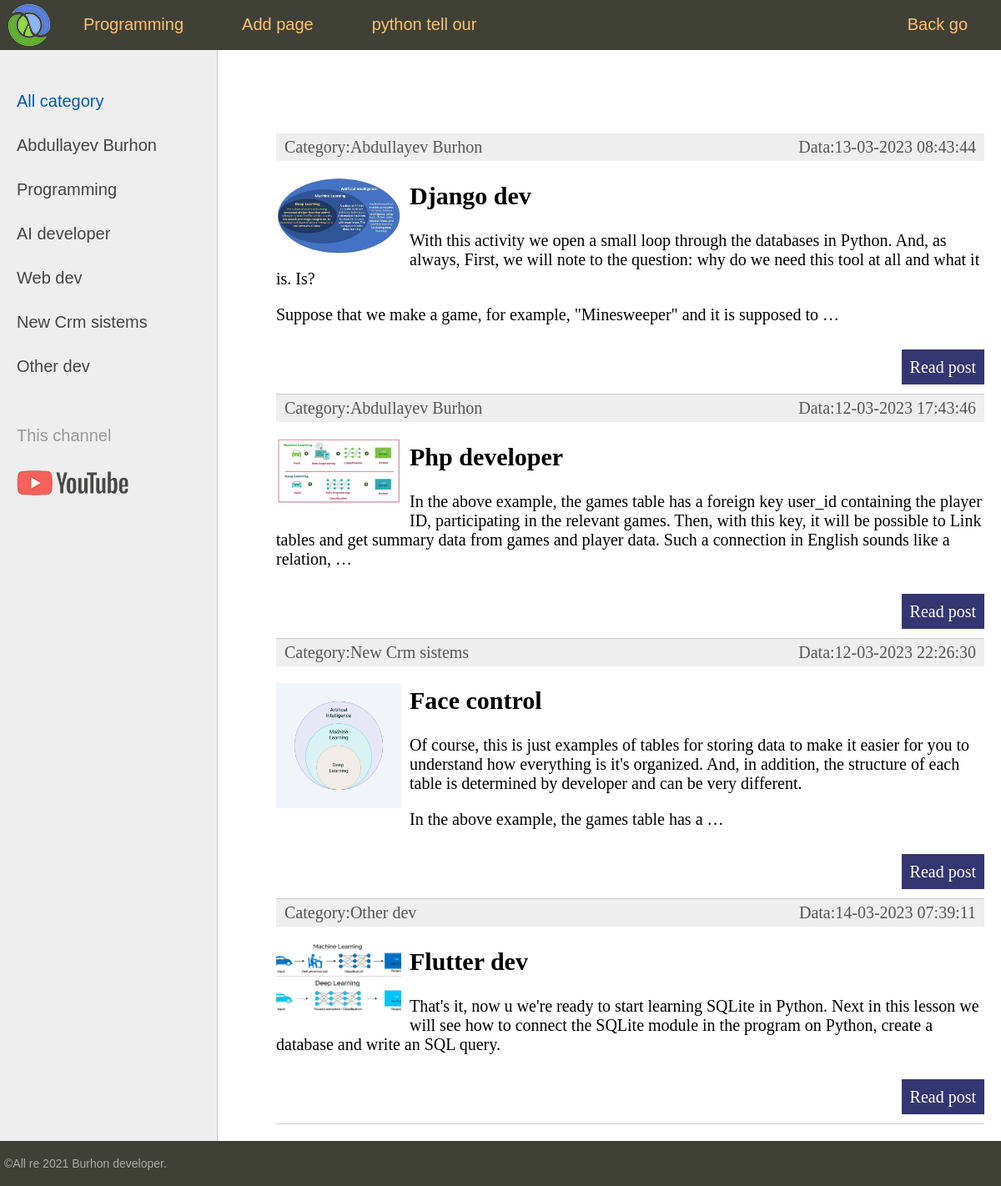
The page / on the database its author committed.
### university/models.py (models this page shows, shortened)
class Category(models.Model):
    name = models.CharField(max_length=300, db_index=True)
    def __str__(self):
        return self.name
    def get_absolute_url(self):
        return reverse('category', kwargs={"cat_id":self.pk})
    class Meta:
        verbose_name = "Category"
        verbose_name_plural = "Categories"
        ordering =['id']

class Women(models.Model):
    title = models.CharField(max_length=300)
    content = models.TextField(blank=True)
    image = models.ImageField(upload_to='images/%Y/%m/%d/')
    time_create = models.DateTimeField(auto_now_add=True)
    time_update = models.DateTimeField(auto_now=True)
    is_published = models.BooleanField(default=True)
    cat  = models.ForeignKey("Category", on_delete=models.PROTECT, null=True)
    def get_absolute_url(self):
        return reverse('post', kwargs={"post_id":self.pk})
    class Meta:
        verbose_name = "Customer"
        verbose_name_plural = "Customers"
        ordering =['time_create', 'title']

### university/views.py (the view)
# urls.py: path('', index, name = 'home'),
def index(request):
    posts = Women.objects.all()
    cats = Category.objects.all()
    ctx = {
        "posts":posts,
        "cats":cats,
        "menu":menu,
        "title":"Menu site",
        "cat_selected":0,
    }
    return render(request, 'home.html', ctx)

### templates/home.html (shortened to what this page needs)
{% extends 'base.html' %}
{% block content %}
<ul class="list-articles">
	{% for p in posts %}
			<li><div class="article-panel">
	<p class="first">Category:{{p.cat}}</p>
	<p class="last">Data:{{p.time_update| date:"d-m-Y H:i:s"}}</p>
	</div>
{% if p.image %}
	<p><img class="img-article-left thumb" src="{{ p.image.url }}"></p>
{% endif %}
				<h2>{{p.title}}</h2>
	{% autoescape on %}
	{{p.content|linebreaks|truncatewords:50}}
	{% endautoescape %}
			<p class="link-read-post"><a href="{{ p.get_absolute_url  }}">Read post</a></p>
			</li>
	{% endfor %}
</ul>
{% endblock %}

### templates/base.html (shortened to what this page needs)
<!DOCTYPE html>
{% load static %}
<html>
<head>
	<link type="text/css" href="{% static 'women/css/styles.css' %}" rel="stylesheet" />
</head>
<body>
<table class="table-page" border=0 cellpadding="0" cellspacing="0">
<tr><td valign=top>
{% block mainmenu %}
		<div class="header">
			<ul id="mainmenu" class="mainmenu">
			<li class="logo"><a href="{% url 'home' %}"><div class="logo"></div></a></li>
{% for m in menu %}
	{% if not forloop.last %}
			<li><a href="{% url  m.url_name %}">{{m.title}}</a></li>
	{% else %}
			<li class="last"><a href="{% url  m.url_name %}">{{m.title}}</a></li>
	{% endif %}
{% endfor %}
			</ul>
		</div>
{% endblock mainmenu %}
<table class="table-content" border=0 cellpadding="0" cellspacing="0">
<tr>
	<td valign="top" class="left-chapters">
	<ul id="leftchapters">
{% if cat_selected == 0  %}
		<li class="selected">All category</li>
{% else  %}
		<li><a href="{% url 'home' %}">All Category</a></li>
{% endif %}
{% for c in cats %}
		{% if c.pk == cat_selected  %}
			<li class="selected">{{c.name}}</li>
		{% else %}
			<li><a href="{{ c.get_absolute_url }}">{{c.name}}</a></li>
		{% endif  %}
{% endfor %}
		<li class="share">
		<p>This  channel</p>
		<a class="share-yt" href="https://www.youtube.com/channel/UClJzWfGWuGJL2t-3dYKcHTA/playlists" target="_blank" rel="nofollow"></a>
		</li>
	</ul>
</td>
<td valign="top" class="content">
	<div class="content-text">
{% block content %}
{% endblock %}
	</div>
</td></tr></table>
</td></tr>
<tr><td valign=top>
	<div id="footer">
		<p>&copy;All re 2021 Burhon developer.</p>
	</div>
</td></tr></table>
</body>
</html>

### static/css/styles.css (style rules this page uses)
html, body { font-family: 'Arial'; margin: 0; padding: 0; height: 100%; width: 100%; color: #444; }
a { color: #0059b2; text-decoration: none; }
img { max-width: 600px; height: auto; }
img.img-article-left { max-width: 300px; height: auto; float: left; padding: 0 10px 10px 0; }
img.img-article-left.thumb { max-width: 150px; height: auto; }
p.link-read-post { text-align: right; }
p.link-read-post a { padding: 10px; min-width: 100px; background: #333671; color: #fff; text-decoration: none; }
div.article-panel { background: #eee; padding: 5px 10px 5px 10px; box-sizing: border-box; overflow: hidden; color: #555; }
div.article-panel p.first { margin: 0; float: left; }
div.article-panel p.last { margin: 0; float: right; }
ul.list-articles { list-style: none; margin: 0; padding: 0; }
ul.list-articles li { border-bottom: 1px solid #ccc; }
.table-page { width: 100%; height: 100%; vertical-align: top; }
.table-page tr { height: 100%; }
.header { background: #3F4137; height: 60px; }
.logo { background: url('../images/logo.png') no-repeat 10px 5px; width: 70px; height: 60px; }
ul.mainmenu { list-style: none; margin: 0; padding: 0; height: 60px; color: #fdc073; font-size: 20px; overflow: hidden; }
ul.mainmenu li { float: left; margin: 18px 40px 0 30px; }
ul.mainmenu li.logo { margin: 0; }
ul.mainmenu li.last { float: right; }
ul.mainmenu li a { color: #fdc073; text-decoration: none; }
.table-content { width: 100%; min-height: 100%; height: 100%; }
.left-chapters { margin: 0; background: #eee; border-right: 1px solid #ccc; min-height: 100%; }
.left-chapters ul { width: 230px; min-height: 100%; margin: 0; padding: 20px 10px 10px 20px; list-style: none; font-size: 20px; }
.left-chapters ul li { margin: 30px 0 0 0; color: #999; }
.left-chapters ul li.selected { color: #0059b2; }
.left-chapters ul li a { color: #444; text-decoration: none; }
.left-chapters ul li.share { margin: 60px 0 0 0; }
.left-chapters ul li.share p { margin: 30px 0 30px 0; }
.left-chapters ul li.share a { display: inline-block; width: 40px; height: 40px; margin: 0 20px 0 0; }
.left-chapters ul li.share a.share-yt { width: 100%; height: 30px; background: url('../images/share_yt.png') no-repeat 0 0 }
.content { padding: 40px 20px 20px 40px; width: 100%; box-sizing: border-box; }
.content-text { margin: 60px 0 0 30px; color: #000; font-size: 20px; font-family: Yandex Sans Display Light; }
#footer { box-sizing: border-box; background: #3F4137; padding: 5px; color: #aaa; font-size: 14px; font-family: Verdana, Geneva, Arial, Helvetica; text-align: left; overflow: hidden; }

### rows shown on the page
Category: name "Abdullayev Burhon"
Category: name "Programming"
Category: name "AI developer"
Category: name "Web dev"
Category: name "New Crm sistems"
Category: name "Other dev"
Women: cat "Abdullayev Burhon", time_update "13-03-2023 08:43:44", image (picture), title "Django dev", content "With this activity we open a small loop through the databases in Python. And, as always, First, we will note to the question: why do we need this tool at all and what it is. Is? Suppose that we make a game, for example, \"Minesweeper\" and it is supposed to …"
Women: cat "Abdullayev Burhon", time_update "12-03-2023 17:43:46", image (picture), title "Php developer", content "In the above example, the games table has a foreign key user_id containing the player ID, participating in the relevant games. Then, with this key, it will be possible to Link tables and get summary data from games and player data. Such a connection in English sounds like a relation, …"
Women: cat "New Crm sistems", time_update "12-03-2023 22:26:30", image (picture), title "Face control", content "Of course, this is just examples of tables for storing data to make it easier for you to understand how everything is it's organized. And, in addition, the structure of each table is determined by developer and can be very different. In the above example, the games table has a …"
Women: cat "Other dev", time_update "14-03-2023 07:39:11", image (picture), title "Flutter dev", content "That's it, now u we're ready to start learning SQLite in Python. Next in this lesson we will see how to connect the SQLite module in the program on Python, create a database and write an SQL query."

### other values the page prints
{{ m.title }} "Programming" "Add page" "python tell our"
{{ m.title }} "Back go"
